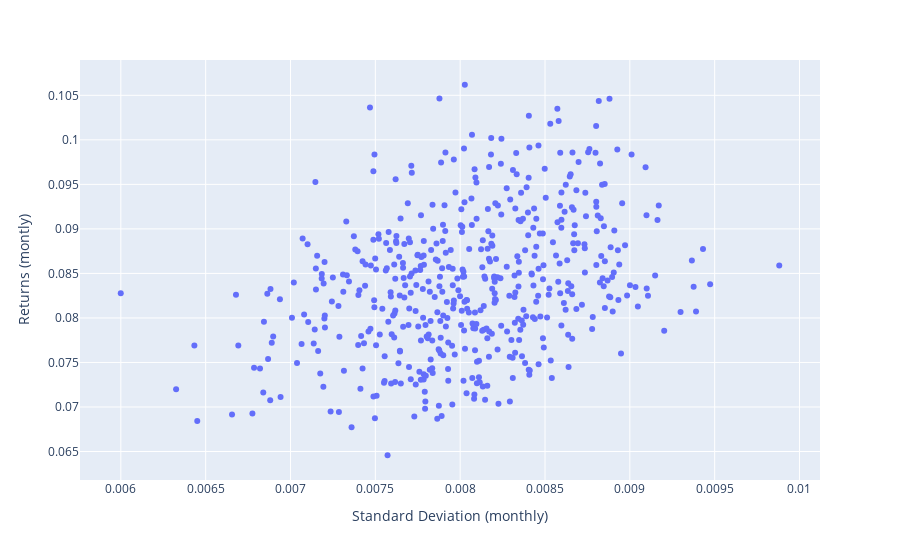

This figure's notebook cell:
### Code cell
fig = px.scatter(x = means, y = stds, labels = {'x': "Standard Deviation (monthly)", 'y': "Returns (montly)"})
fig. show()

### Figure 1 — Plotly figure (JSON) as saved in the notebook; plotly's stock layout.template omitted (floating-point values rounded to 4 significant figures; data arrays with more than 128 entries replaced by an {"elided": "..."} marker saying what was removed)
{"data": [{"hovertemplate": "Standard Deviation (monthly)=%{x}<br>Returns (montly)=%{y}<extra></extra>", "legendgroup": "", "marker": {"color": "#636efa", "symbol": "circle"}, "mode": "markers", "name": "", "orientation": "v", "showlegend": false, "type": "scatter", "x": {"elided": "500 float values"}, "xaxis": "x", "y": {"elided": "500 float values"}, "yaxis": "y"}], "layout": {"legend": {"tracegroupgap": 0}, "margin": {"t": 60}, "xaxis": {"anchor": "y", "domain": [0, 1], "title": {"text": "Standard Deviation (monthly)"}}, "yaxis": {"anchor": "x", "domain": [0, 1], "title": {"text": "Returns (montly)"}}}}
